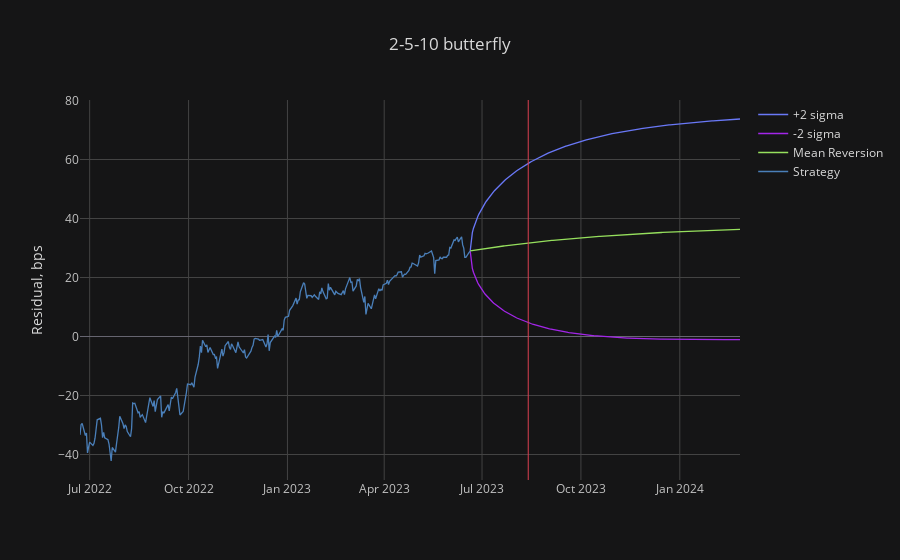
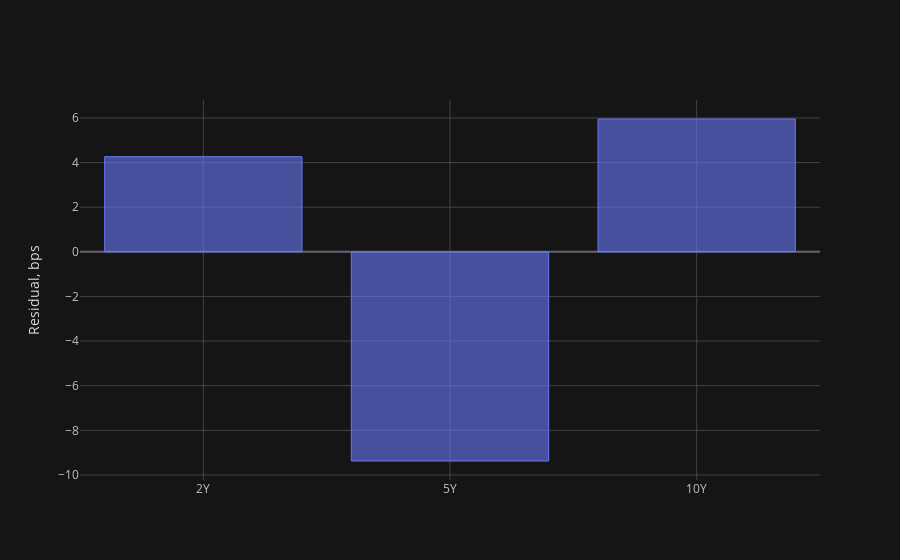

Here is the notebook cell these charts were saved with, in order:
### Markdown cell above
### <span style="color:#6978F7">Yield curve principal component analysis</span>

The pca_yield_curve module performs the PCA decomposition of a defined list of rates instruments (e.g. treasuries or IR swaps) and models the expected mean reversion on a curve trade. Additionally this model runs a Monte Carlo simulation using an Ornstein-Uhlenbeck process to determine the strategy's optimal horizon period.

<b>pca_yield_curve.<span style=" color:green">get_data</span></b><i>(instruments, strategy, trade)</i>
<br>The function returns a pandas dataframe containing the strategy residual in bps, mean reversion and 2x standard deviation limits; the optimal holding period print as well as a plotly chart displaying the dataframe series.</br>

|<p align="left">Parameter</p>| Description | Possible arguments |
|----|----|----|
|<p align="left"><b>instruments</b></p>| A list of RICs. | list, e.g. ['US2YT=RR', 'US5YT=RR'] |
|<p align="left"><b>strategy</b></p>| This parameted should contain the tenors that participate in the trade. | string, e.g. '5-7-15' or '5-10'|
|<p align="left"><b>trade</b></p>| The name of the curve trade. There are 2 values supported: 'butterfly' and 'spread' (in case of 2 instruments). | string |

### Code cell
inst = ['DE2YT=RR', 'DE5YT=RR', 'DE10YT=RR']
strategy = '2-5-10'
trade = 'butterfly'
df = pca_yield_curve.get_data(instruments=inst, strategy=strategy, trade=trade)

### Figure 1 — Plotly figure (JSON) as saved in the notebook; plotly's stock layout.template omitted (floating-point values rounded to 4 significant figures; data arrays with more than 128 entries replaced by an {"elided": "..."} marker saying what was removed)
{"data": [{"line": {"color": "rgba(105, 120, 247, 1.0)", "dash": "solid", "shape": "linear", "width": 1.3}, "mode": "lines", "name": "+2 sigma", "text": "", "type": "scatter", "x": {"elided": "508 str values"}, "y": {"elided": "508 mixed values"}}, {"line": {"color": "rgba(163, 37, 233, 1.0)", "dash": "solid", "shape": "linear", "width": 1.3}, "mode": "lines", "name": "-2 sigma", "text": "", "type": "scatter", "x": {"elided": "508 str values"}, "y": {"elided": "508 mixed values"}}, {"line": {"color": "rgba(150, 224, 93, 1.0)", "dash": "solid", "shape": "linear", "width": 1.3}, "mode": "lines", "name": "Mean Reversion", "text": "", "type": "scatter", "x": {"elided": "508 str values"}, "y": {"elided": "508 mixed values"}}, {"line": {"color": "rgba(74, 127, 185, 1.0)", "dash": "solid", "shape": "linear", "width": 1.3}, "mode": "lines", "name": "Strategy", "text": "", "type": "scatter", "x": {"elided": "508 str values"}, "y": {"elided": "508 mixed values"}}], "layout": {"autosize": true, "legend": {"bgcolor": "#151516", "font": {"color": "#D9D9D9"}}, "paper_bgcolor": "#151516", "plot_bgcolor": "#151516", "shapes": [{"line": {"color": "#db4052", "dash": "solid", "width": 1}, "type": "line", "x0": "2023-08-13", "x1": "2023-08-13", "xref": "x", "y0": 0, "y1": 1, "yref": "paper"}], "title": {"font": {"color": "#D9D9D9"}, "text": "2-5-10 butterfly"}, "xaxis": {"autorange": true, "gridcolor": "#434343", "range": ["2022-06-22", "2024-02-26"], "showgrid": true, "tickfont": {"color": "#C2C2C2"}, "title": {"font": {"color": "#D9D9D9"}, "text": ""}, "type": "date", "zerolinecolor": "#666570"}, "yaxis": {"autorange": true, "gridcolor": "#434343", "range": [-48.65, 80.17], "showgrid": true, "tickfont": {"color": "#C2C2C2"}, "title": {"font": {"color": "#D9D9D9"}, "text": "Residual, bps"}, "type": "linear", "zerolinecolor": "#666570"}}}

### Figure 2 — Plotly figure (JSON) as saved in the notebook; plotly's stock layout.template omitted (floating-point values rounded to 4 significant figures)
{"data": [{"marker": {"color": "rgba(105, 120, 247, 0.6)", "line": {"color": "rgba(105, 120, 247, 1.0)", "width": 1}}, "name": "2023-06-20 00:00:00", "orientation": "v", "text": "", "type": "bar", "x": ["2Y", "5Y", "10Y"], "y": [4.265, -9.375, 5.953]}], "layout": {"autosize": true, "legend": {"bgcolor": "#151516", "font": {"color": "#D9D9D9"}}, "paper_bgcolor": "#151516", "plot_bgcolor": "#151516", "title": {"font": {"color": "#D9D9D9"}}, "xaxis": {"autorange": true, "gridcolor": "#434343", "range": [-0.5, 2.5], "showgrid": true, "tickfont": {"color": "#C2C2C2"}, "title": {"font": {"color": "#D9D9D9"}, "text": ""}, "type": "category", "zerolinecolor": "#666570"}, "yaxis": {"autorange": true, "gridcolor": "#434343", "range": [-10.23, 6.805], "showgrid": true, "tickfont": {"color": "#C2C2C2"}, "title": {"font": {"color": "#D9D9D9"}, "text": "Residual, bps"}, "type": "linear", "zerolinecolor": "#666570"}}}
